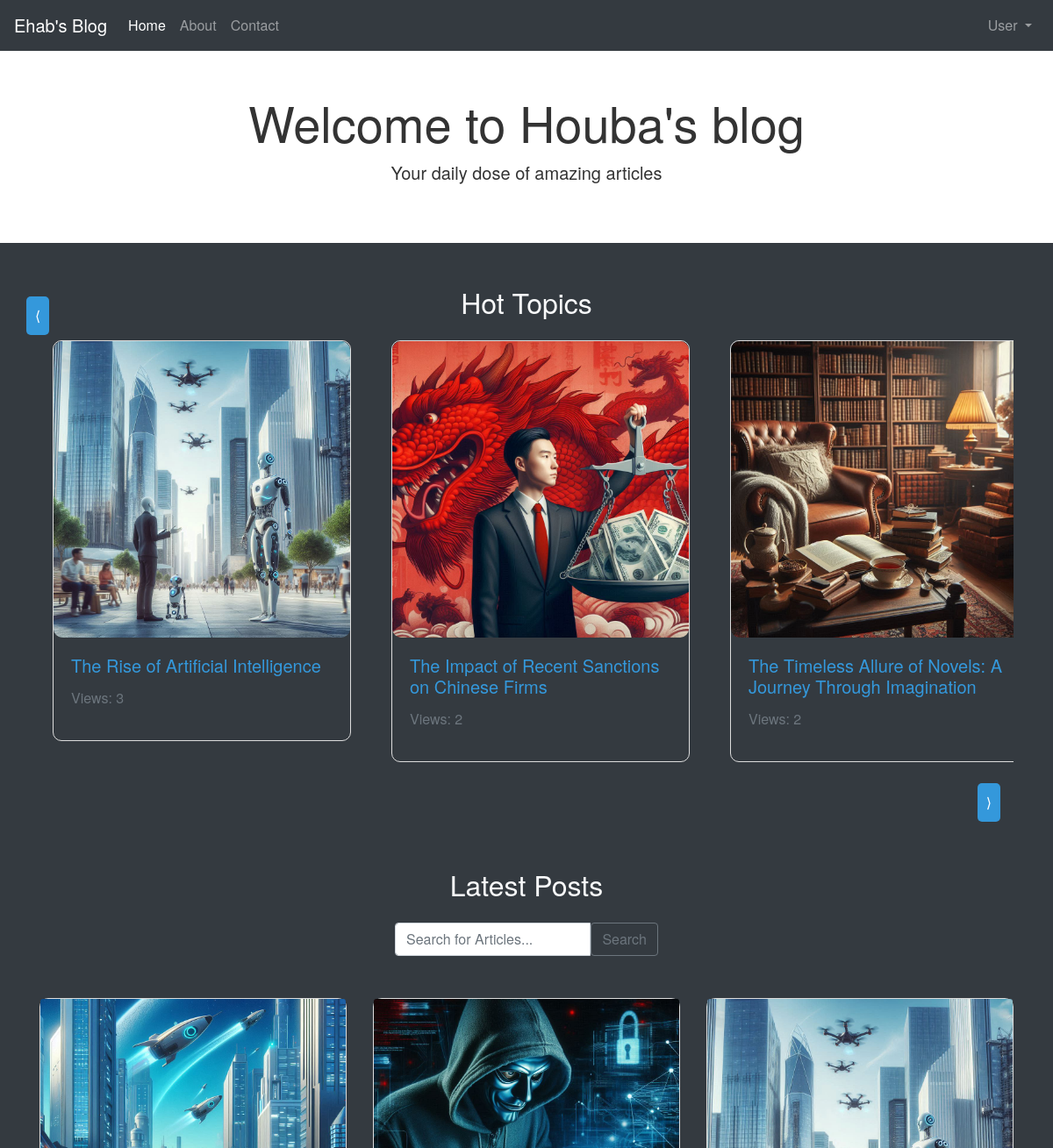
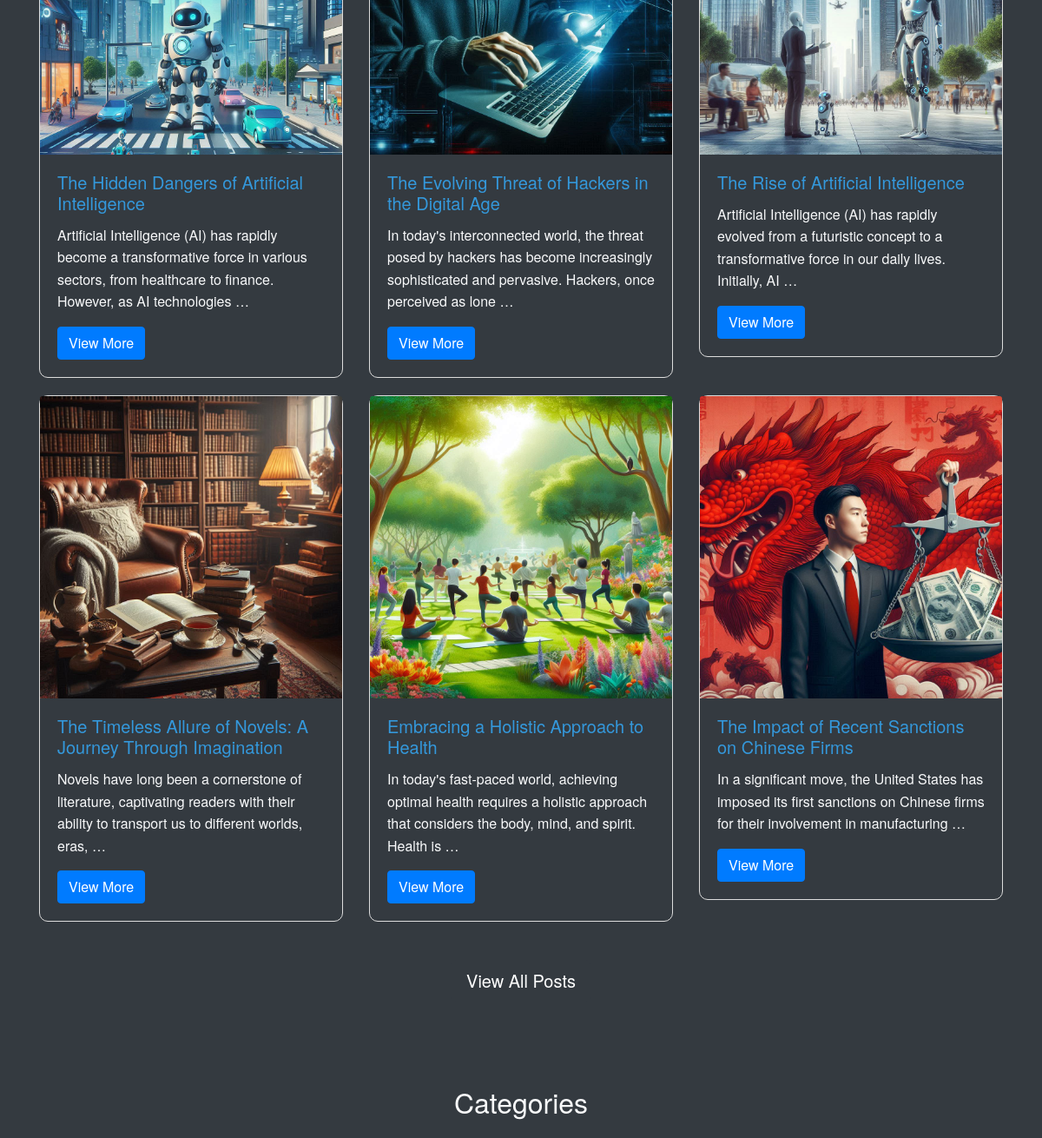
The app's page / (upper part), older data (2 pictures, top to bottom).
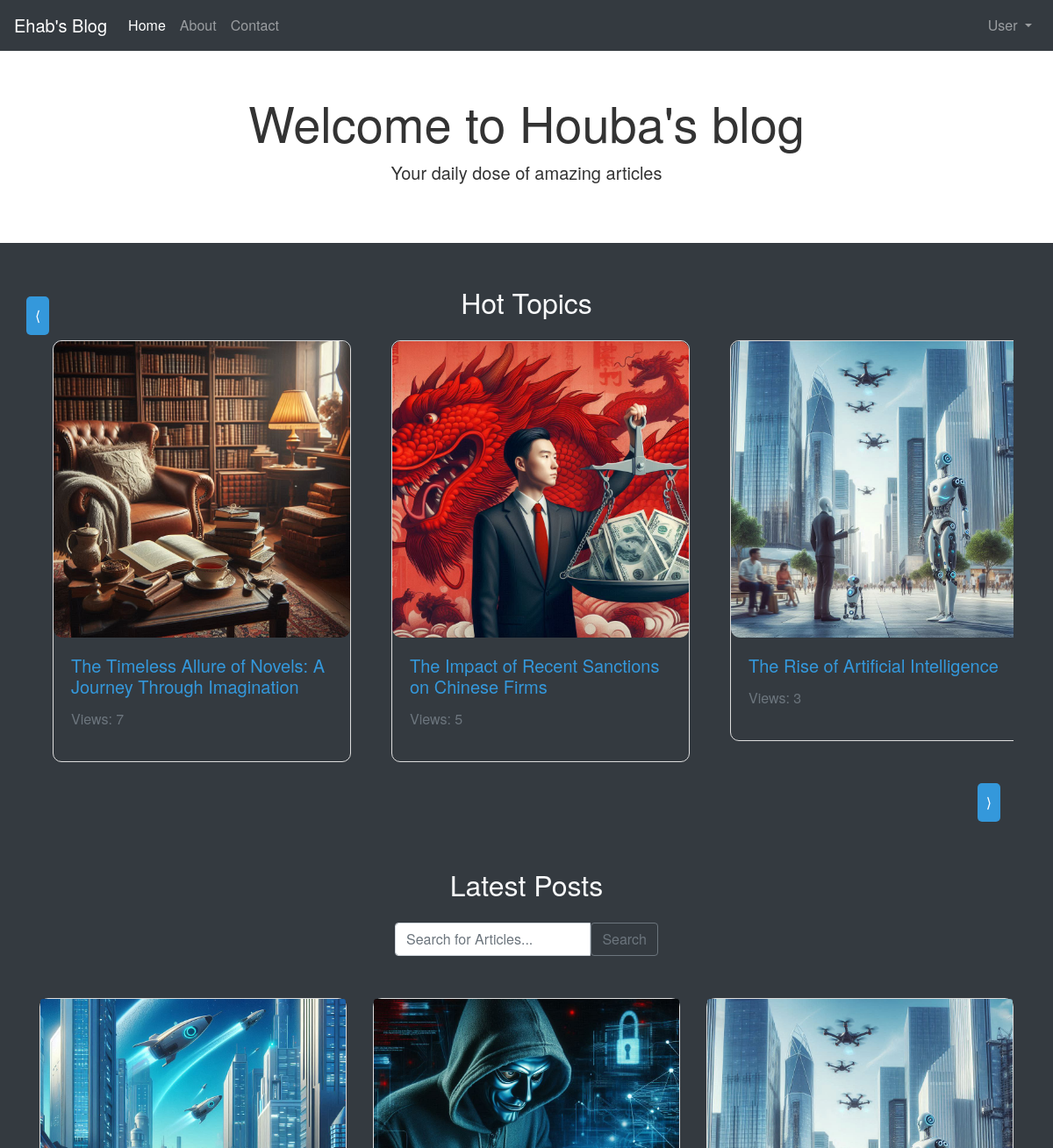
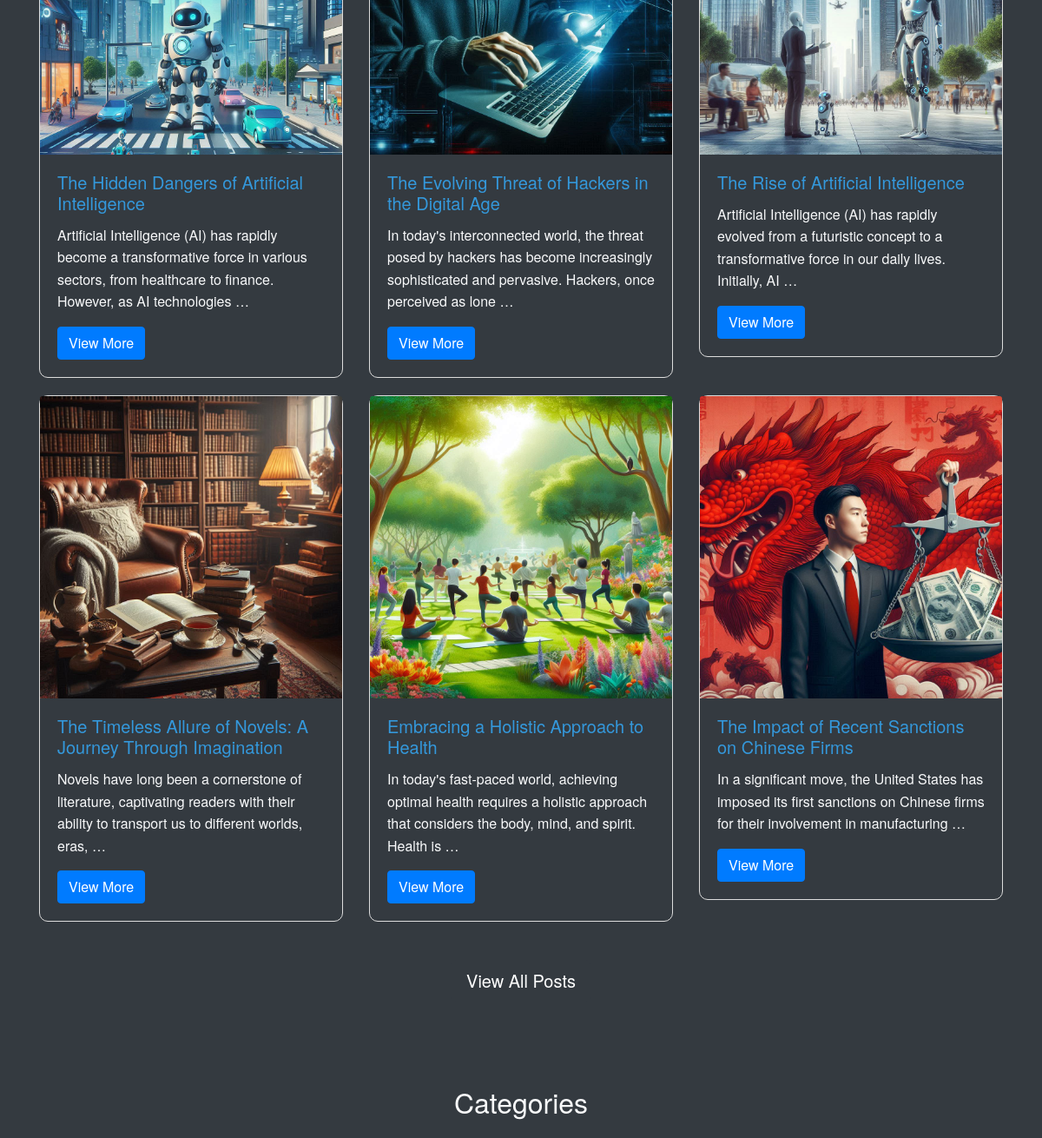
The same page, newer data (2 pictures, top to bottom).
### blog/models.py (models this page shows, shortened)
class CreatePost(models.Model):
    user = models.ForeignKey(User, on_delete=models.PROTECT)
    title = models.CharField(max_length=255)
    content = models.TextField(max_length=900000)
    image = models.ImageField(upload_to='Posts/imgs/%y/%m/%d/', default='Posts/imgs/default.jpg')
    publish = models.BooleanField(default=True)
    created_at = models.DateTimeField(default=timezone.now)
    category = models.ForeignKey(Category, on_delete=models.CASCADE)
    views = models.IntegerField(default=0)

### blog/views.py (the view)
# urls.py: path('', views.home, name='home'),
def home(request):
    posts = CreatePost.objects.filter(publish=True).order_by('-created_at')[:6]
    categories = Category.objects.all()
    hot_posts = CreatePost.objects.filter(publish=True).order_by('-views')
    return render(request, 'home.html', {'posts':posts, 'categories': categories, 'hot_posts': hot_posts})

### blog/templates/home.html (shortened to what this page needs)
{% extends "base.html" %}
{% block content %}
{% load static %}
<section class="hero-section text-center py-5">
    <div class="container">
        <h1 class="display-4">Welcome to Houba's blog</h1>
        <p class="lead">Your daily dose of amazing articles</p>
    </div>
</section>
<section class="gallery-section py-5">
    <div class="container">
        <h2 class="text-center mb-4">Hot Topics</h2>
        <div class="position-relative">
            <button id="gallery-prev" class="btn btn-dark position-absolute top-50 start-0 translate-middle-y">⟨</button>
            <div class="gallery-wrapper overflow-hidden">
                <div class="gallery d-flex">
                    {% for hot_post in hot_posts %}
                    <div class="gallery-item col-md-4">
                        <div class="card bg-dark text-light mb-4">
                            <img src="{{ hot_post.image.url }}" class="card-img-top" alt="{{ hot_post.title }}">
                            <div class="card-body">
                                <h5 class="card-title"><a href="{% url 'post' hot_post.id %}">{{ hot_post.title }}</a></h5>
                                <p class="text-muted">Views: {{ hot_post.views }}</p>
                            </div>
                        </div>
                    </div>
                    {% endfor %}
                </div>
            </div>
            <button id="gallery-next" class="btn btn-dark position-absolute top-50 end-0 translate-middle-y">⟩</button>
        </div>
    </div>
</section>
<section class="main-section py-5">
    <div class="container">
        <h2 class="text-center mb-4">Latest Posts</h2>
        <div class="row mb-5">
            <div class="col-12">
                <form method="GET" action="{% url "searched" %}">
                    <div class="input-group" style="max-width: 300px; margin: auto;">
                        <input type="text" class="form-control" placeholder="Search for Articles..." name='searched'>
                        <button class="btn btn-outline-secondary" type="submit">Search</button>
                    </div>
                </form>
            </div>
        </div>
        <div class="row">
            {% for post in posts %}
            <div class="col-md-4">
                <div class="card bg-dark text-light">
                    <img src="{{ post.image.url }}" class="card-img-top" alt="{{ post.title }}">
                    <div class="card-body">
                        <h5 class="card-title"><a href='{% url "post" post.id %}'>{{post.title}}</a></h5>
                        <p class="card-text">{{ post.content|truncatewords:20 }}</p>
                        <a href="{% url "post" post.id %}" class="btn btn-primary">View More</a>
                    </div>
                </div>
            </div>
            {% endfor %}
        </div>
        <div class="text-center mt-4">
            <a href="{% url "posts" %}" class="btn btn-lg btn-dark">View All Posts</a>
        </div>
    </div>
</section>
<section class="category-section py-5">
    <div class="container">
        <h2 class="text-center mb-4">Categories</h2>
    </div>
</section>
{% endblock content %}

### blog/templates/base.html (shortened to what this page needs)
{% load static %}
<!DOCTYPE html>
<html lang="en">
<head>
    <link rel="stylesheet" href="https://stackpath.bootstrapcdn.com/bootstrap/4.5.2/css/bootstrap.min.css">
    <link rel="stylesheet" href="{% static "style.css" %}">
</head>
<body class="bg-dark text-light">
<header>
    <nav class="navbar navbar-expand-lg navbar-dark bg-dark">
        <a class="navbar-brand" href="{% url "home" %}">Ehab's Blog</a>
        <div class="collapse navbar-collapse" id="navbarNav">
            <ul class="navbar-nav mr-auto">
                <li class="nav-item">
                    <a class="nav-link" href="{% url "home" %}">Home</a>
                </li>
                <li class="nav-item">
                    <a class="nav-link" href="{% url "about" %}">About</a>
                </li>
                <li class="nav-item">
                    <a class="nav-link" href="{% url "contact" %}">Contact</a>
                </li>
            </ul>
            {% if user.is_active and user.is_staff or user.is_superuser %}
                <ul class="navbar-nav">
                    <li class="nav-item dropdown">
                        <a class="nav-link dropdown-toggle" href="#" id="userMenu" role="button" data-toggle="dropdown" aria-haspopup="true" aria-expanded="false">
                            Admin Dashboard
                        </a>
                        <div class="dropdown-menu dropdown-menu-right" aria-labelledby="userMenu">
                            <a class="dropdown-item" href="{% url 'dash' %}">Dashboard</a>
                            <a class="dropdown-item" href="{% url "user_profile" %}">{{user.first_name}}</a>
                            <a class="dropdown-item" href="{% url "logout" %}">Logout</a>
                        </div>
                    </li>
                </ul>
            {% else %}
                <ul class="navbar-nav">
                    <li class="nav-item dropdown">
                        <a class="nav-link dropdown-toggle" href="#" id="userMenu" role="button" data-toggle="dropdown" aria-haspopup="true" aria-expanded="false">
                            User
                        </a>
                    </li>
                </ul>
            {% endif %}
        </div>
    </nav>
</header>
{% block content %}
{% endblock content %}
</body>
</html>

### blog/static/style.css (style rules this page uses)
body { background-color: #f7f7f7; color: #333333; font-family: 'Helvetica Neue', Helvetica, Arial, sans-serif; line-height: 1.6; }
a { color: #3498db; }
.hero-section { background-color: #ffffff; padding: 60px 0; text-align: center; color: #333333; }
.card { background-color: #343a40; margin-bottom: 20px; border: 1px solid #ddd; border-radius: 10px; }
.card-title { color: #3498db; }
.gallery-wrapper { overflow: hidden; width: 100%; position: relative; }
.gallery { display: flex; transition: transform 0.5s ease-in-out; }
.gallery-item { flex: 0 0 33.33%; margin-right: 1rem; width: 70%; }
.gallery img { border-radius: 10px; width: 100%; }
button#gallery-prev, button#gallery-next { background-color: #3498db; color: white; border: none; padding: 10px; cursor: pointer; border-radius: 5px; }
button#gallery-prev { left: -40px; }
button#gallery-next { right: -40px; }
@media (max-width: 1200px) { .gallery-item { flex: 0 0 50%; } }
@media (max-width: 1200px) { button#gallery-next { right: 15px; } }
@media (max-width: 1200px) { button#gallery-prev { left: -15px; top: -50px; } }

### blog/templates/base.html (style rules this page uses)
.card { background-color: #343a40 !important; }

Row changes from the older to the newer data that the page shows:
changed CreatePost "The Timeless Allure of Novels: A Journey Through Imagination": views "2" → "7"; moves up the list
changed CreatePost "The Impact of Recent Sanctions on Chinese Firms": views "2" → "5"; moves down the list
